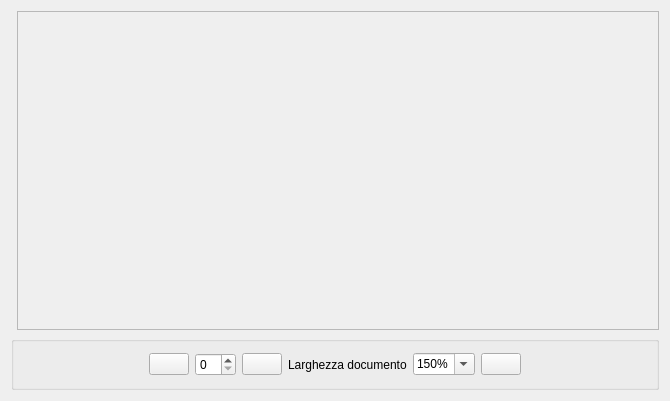
<?xml version="1.0" encoding="UTF-8"?>
<ui version="4.0">
 <class>read_pdf</class>
 <widget class="QMainWindow" name="read_pdf">
  <property name="geometry">
   <rect>
    <x>0</x>
    <y>0</y>
    <width>670</width>
    <height>401</height>
   </rect>
  </property>
  <property name="windowTitle">
   <string>MainWindow</string>
  </property>
  <widget class="QWidget" name="centralWidget">
   <layout class="QGridLayout" name="gridLayout_2">
    <item row="0" column="1">
     <widget class="QScrollArea" name="scrollArea">
      <property name="widgetResizable">
       <bool>true</bool>
      </property>
      <widget class="QWidget" name="scrollAreaWidgetContents">
       <property name="geometry">
        <rect>
         <x>0</x>
         <y>0</y>
         <width>652</width>
         <height>344</height>
        </rect>
       </property>
      </widget>
     </widget>
    </item>
    <item row="1" column="0" colspan="2">
     <widget class="QGroupBox" name="groupBox_2">
      <property name="title">
       <string/>
      </property>
      <layout class="QGridLayout" name="gridLayout_3">
       <item row="0" column="4">
        <widget class="QLabel" name="label">
         <property name="text">
          <string>Larghezza documento</string>
         </property>
        </widget>
       </item>
       <item row="0" column="5">
        <widget class="QComboBox" name="scaleComboBox">
         <property name="editable">
          <bool>true</bool>
         </property>
         <property name="currentIndex">
          <number>5</number>
         </property>
         <item>
          <property name="text">
           <string>25%</string>
          </property>
         </item>
         <item>
          <property name="text">
           <string>50%</string>
          </property>
         </item>
         <item>
          <property name="text">
           <string>75%</string>
          </property>
         </item>
         <item>
          <property name="text">
           <string>100%</string>
          </property>
         </item>
         <item>
          <property name="text">
           <string>125%</string>
          </property>
         </item>
         <item>
          <property name="text">
           <string>150%</string>
          </property>
         </item>
         <item>
          <property name="text">
           <string>200%</string>
          </property>
         </item>
         <item>
          <property name="text">
           <string>300%</string>
          </property>
         </item>
         <item>
          <property name="text">
           <string>400%</string>
          </property>
         </item>
        </widget>
       </item>
       <item row="0" column="0">
        <spacer name="horizontalSpacer_2">
         <property name="orientation">
          <enum>Qt::Horizontal</enum>
         </property>
         <property name="sizeHint" stdset="0">
          <size>
           <width>40</width>
           <height>20</height>
          </size>
         </property>
        </spacer>
       </item>
       <item row="0" column="2">
        <widget class="QSpinBox" name="pageSpinBox"/>
       </item>
       <item row="0" column="7">
        <spacer name="horizontalSpacer_3">
         <property name="orientation">
          <enum>Qt::Horizontal</enum>
         </property>
         <property name="sizeHint" stdset="0">
          <size>
           <width>40</width>
           <height>20</height>
          </size>
         </property>
        </spacer>
       </item>
       <item row="0" column="1">
        <widget class="QPushButton" name="indietro">
         <property name="text">
          <string/>
         </property>
         <property name="icon">
          <iconset resource="poppler.qrc">
           <normaloff>:/images/go-previous.png</normaloff>:/images/go-previous.png</iconset>
         </property>
        </widget>
       </item>
       <item row="0" column="3">
        <widget class="QPushButton" name="avanti">
         <property name="text">
          <string/>
         </property>
         <property name="icon">
          <iconset resource="../initdb/images.qrc">
           <normaloff>:/images/go-next.png</normaloff>:/images/go-next.png</iconset>
         </property>
        </widget>
       </item>
       <item row="0" column="6">
        <widget class="QPushButton" name="pushButton">
         <property name="text">
          <string/>
         </property>
         <property name="icon">
          <iconset resource="../initdb/images.qrc">
           <normaloff>:/images/dialog-close.png</normaloff>:/images/dialog-close.png</iconset>
         </property>
        </widget>
       </item>
      </layout>
     </widget>
    </item>
   </layout>
  </widget>
 </widget>
 <layoutdefault spacing="6" margin="11"/>
 <resources>
  <include location="../initdb/images.qrc"/>
  <include location="poppler.qrc"/>
 </resources>
 <connections/>
</ui>
